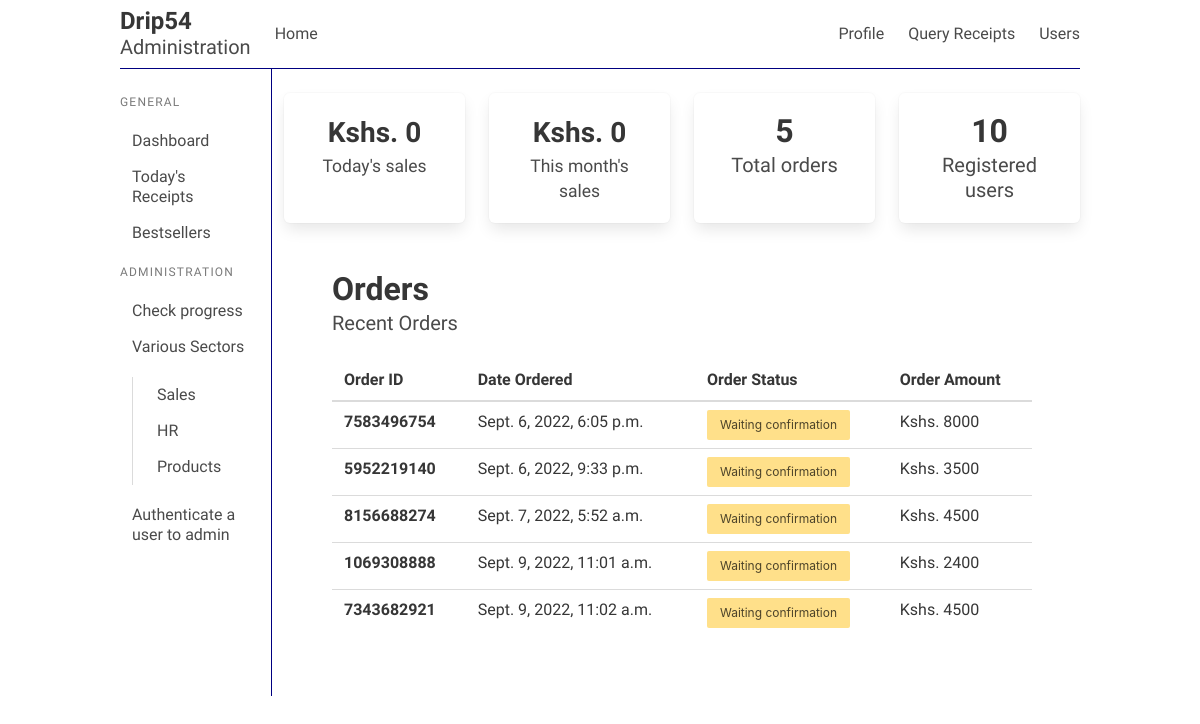
The page /administration on the database as committed earlier.
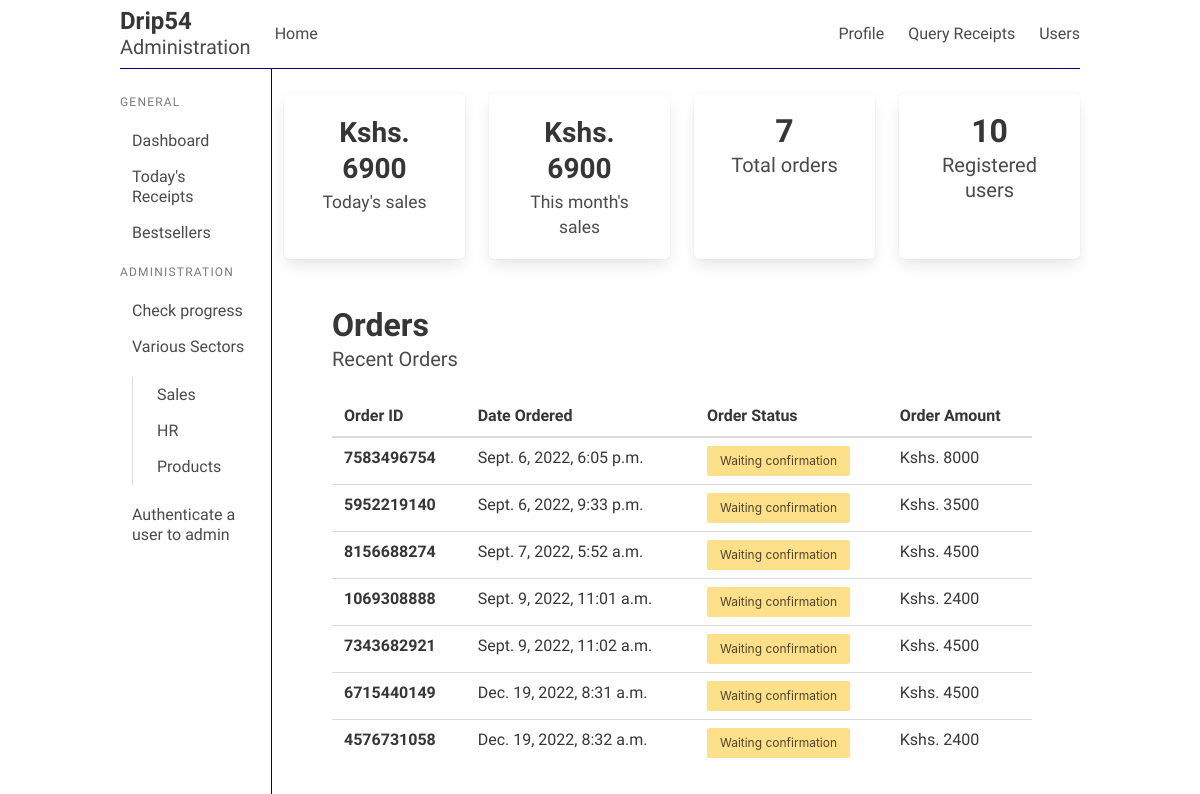
The same page on the database as committed later.
### drip54app/models.py (models this page shows, shortened)
class Order(models.Model):
    order_number = models.CharField(max_length=50, unique=True)
    date_created = models.DateTimeField(auto_now_add=True, null=True)
    belongs_to = models.ForeignKey(User, on_delete=models.CASCADE)
    address = models.ForeignKey(Address, on_delete=models.DO_NOTHING, null=True)
    waiting_confirmation = models.BooleanField(default=False)
    on_delivery = models.BooleanField(default=False)
    delivered = models.BooleanField(default=False)
    received = models.BooleanField(default=False)
    def total_amount(self):
        total = 0
        for item in OrderItem.objects.filter(order = self):
            price = item.order_item.product_price
            total = total + price
        return total

class OrderItem(models.Model):
    orderitem_id = models.CharField(max_length=50)
    order_item = models.ForeignKey(Product, on_delete=models.CASCADE)
    order = models.ForeignKey(Order, on_delete=models.CASCADE, related_name='order', null=True)
    belongs_to = models.ForeignKey(User, on_delete=models.CASCADE)
    ordered = models.BooleanField(default=False)

class Product(models.Model):
    product_name = models.CharField(max_length=50, blank=False)
    product_price = models.IntegerField(blank=False)
    product_image = models.FileField()
    product_type = models.ForeignKey(Clothtype, on_delete=models.CASCADE, null=True)
    product_brand = models.ForeignKey(Brand, on_delete=models.CASCADE)

### drip54app/views.py (the view)
# urls.py: path('administration', Administration.dashboard, name='administration'),
    def dashboard(request):
        recentorders = Order.objects.all()[:10]
        return render(request, 'administration/dashboard.html', {
            'recentorders' : recentorders,
            'todayssales' : Administration.todaystotals,
            'monthsales' : Administration.monthstotals,
            'totalorders' : Administration.totalorders,
            'registeredusers' : Administration.registeredusers,
        })

### drip54app/views.py (called while the page is built)
    def todaystotals():
        total = 0
        orders = Order.objects.filter(date_created__date =datetime.date.today())
        for order in orders:
            total = order.total_amount() + total
        return total

    def monthstotals():
        total = 0
        today = datetime.datetime.now()
        orders = Order.objects.filter(date_created__year = today.year, date_created__month = today.month)
        for order in orders:
            total = order.total_amount() + total
        return total

    def totalorders():
        orders = Order.objects.all()
        return orders.count()

    def registeredusers():
        users = User.objects.all()
        return users.count()

### drip54app/templates/administration/dashboard.html (shortened to what this page needs)
{% extends 'administration/base.html' %}
{% block content %}
<section class="info-tiles">
    <div class="tile is-ancestor has-text-centered">
        <div class="tile is-parent">
            <article class="tile is-child box">
                <p class="title"><small>Kshs. {{ todayssales }}</small></p>
                <p class="subtitle"><small>Today's sales</small></p>
            </article>
        </div>
        <div class="tile is-parent">
            <article class="tile is-child box">
                <p class="title"><small>Kshs. {{ monthsales }}</small></p>
                <p class="subtitle"><small>This month's sales</small></p>
            </article>
        </div>
        <div class="tile is-parent">
            <article class="tile is-child box">
                <p class="title">{{ totalorders }}</p>
                <p class="subtitle">Total orders</p>
            </article>
        </div>
        <div class="tile is-parent">
            <article class="tile is-child box">
                <p class="title">{{ registeredusers }}</p>
                <p class="subtitle">Registered users</p>
            </article>
        </div>
    </div>
</section>
<section class="section">
  <h1 class="title">Orders</h1>
  <h2 class="subtitle">Recent Orders</h2>
  <div class="container">
      {% if recentorders %}
      <table class="table" id="administration-table">
        <thead>
          <tr>
            <th>Order ID</th>
            <th>Date Ordered</th>
            <th>Order Status</th>
            <th>Order Amount</th>
          </tr>
        </thead>
        <tbody>
          {% for order in recentorders %}
          <tr>
            <th>{{ order.order_number }}</th>
            <td>{{ order.date_created }}</td>
            <td>
              {% if order.on_delivery %}
              <button class="button is-small is-primary is-unselectable">On transit</button>
              {% elif order.waiting_confirmation  %}
                  <button class="button is-small is-warning is-unselectable">Waiting confirmation</button>
              {% elif order.delivered %}
                  <button class="button is-small is-warning is-unselectable">Delivered</button>
              {% elif order.received %}
                  <button class="button is-small is-success is-unselectable">Received</button>
              {% endif %}
            </td>
            <td> Kshs. {{ order.total_amount }}</td>
          </tr>
          {% endfor %}
        </tbody>
      </table>
      {% else %}
      <center><p>There's no recent orders made.</p></center>
      {% endif %}
  </div>
</section>
{% endblock %}

Rows that differ between the two databases and show on the page:
added Order: id.product_price "6900", order_number "6715440149", date_created "Dec. 19, 2022, 8:31 a.m.", on_delivery "Waiting confirmation", total_amount "4500"
added Order: order_number "4576731058", date_created "Dec. 19, 2022, 8:32 a.m.", on_delivery "Waiting confirmation", total_amount "2400"
Other text that changed with them:
{{ totalorders }}: "5" → "7"
{{ todayssales }}: "0" → (not shown)
{{ monthsales }}: "0" → (not shown)
